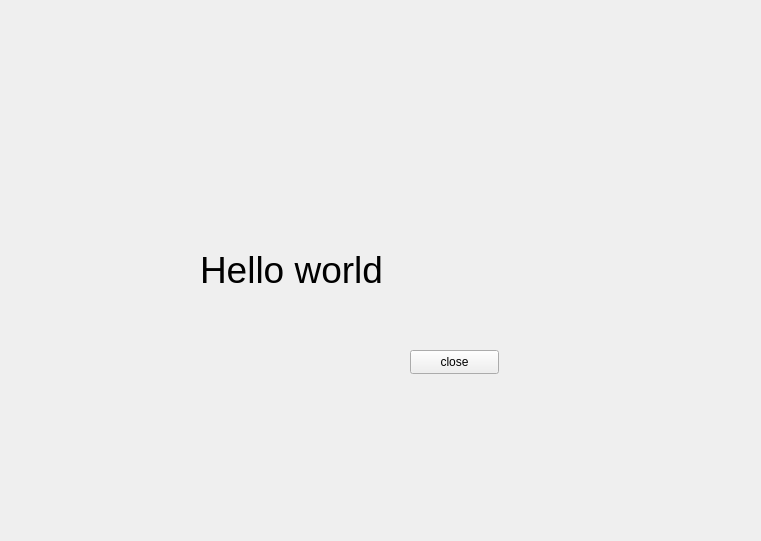
<?xml version="1.0" encoding="UTF-8"?>
<ui version="4.0">
 <class>Widget</class>
 <widget class="QWidget" name="Widget">
  <property name="geometry">
   <rect>
    <x>0</x>
    <y>0</y>
    <width>761</width>
    <height>541</height>
   </rect>
  </property>
  <property name="windowTitle">
   <string>Widget</string>
  </property>
  <widget class="QLabel" name="labledemo">
   <property name="geometry">
    <rect>
     <x>200</x>
     <y>204</y>
     <width>281</width>
     <height>131</height>
    </rect>
   </property>
   <property name="font">
    <font>
     <pointsize>28</pointsize>
    </font>
   </property>
   <property name="text">
    <string>Hello world</string>
   </property>
  </widget>
  <widget class="QPushButton" name="btnclose">
   <property name="geometry">
    <rect>
     <x>410</x>
     <y>350</y>
     <width>89</width>
     <height>24</height>
    </rect>
   </property>
   <property name="text">
    <string>close</string>
   </property>
  </widget>
 </widget>
 <layoutdefault spacing="6" margin="11"/>
 <resources/>
 <connections>
  <connection>
   <sender>btnclose</sender>
   <signal>clicked()</signal>
   <receiver>Widget</receiver>
   <slot>close()</slot>
   <hints>
    <hint type="sourcelabel">
     <x>454</x>
     <y>361</y>
    </hint>
    <hint type="destinationlabel">
     <x>380</x>
     <y>270</y>
    </hint>
   </hints>
  </connection>
 </connections>
</ui>
